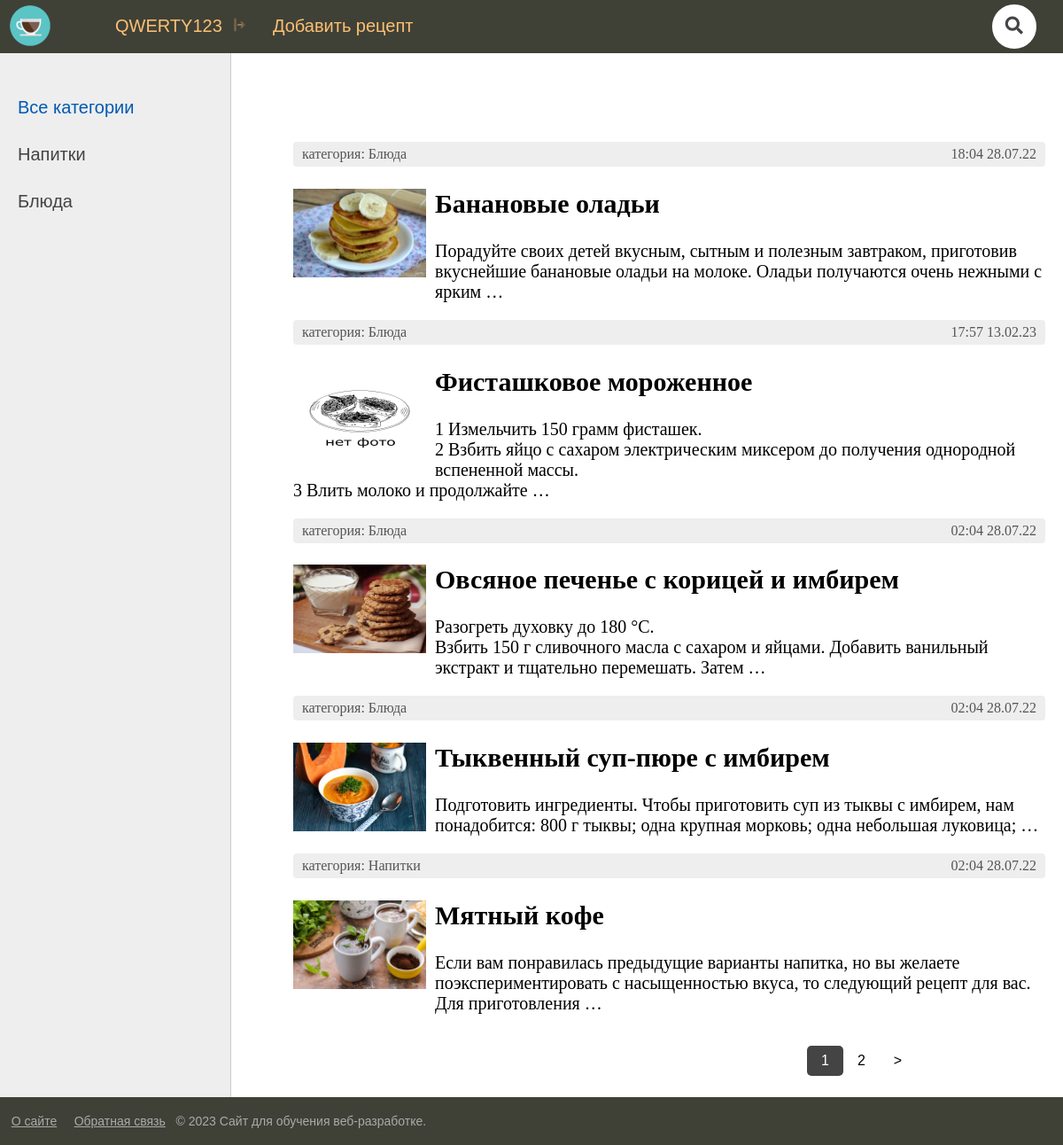
Screenshot of / (signed in) with the database file from the repository.
### blog/models.py (models this page shows, shortened)
class Category(models.Model):
    name = models.CharField(max_length=100, db_index=True, verbose_name="Категория")
    slug = AutoSlugField(populate_from="name", max_length=255, unique=True, db_index=True, verbose_name="URL")
    def __str__(self):
        return self.name
    def get_absolute_url(self):
        return reverse('category', kwargs={'cat_slug': self.slug})
    class Meta:
        verbose_name = 'Категория'
        verbose_name_plural = 'Категории'
        ordering = ['id']

class Blog(models.Model):
    title = models.CharField(max_length=255, verbose_name="Заголовок")
    slug = AutoSlugField(populate_from="title", max_length=255, unique=True, db_index=True, verbose_name="URL")
    content = models.TextField(blank=True, verbose_name="Содержание")
    photo = models.ImageField(upload_to="photos/%Y/%m/%d/", verbose_name="Фото", blank=True)
    time_create = models.DateTimeField(auto_now_add=True, verbose_name="Время создания")
    time_update = models.DateTimeField(auto_now=True, verbose_name="Время изменения")
    is_published = models.BooleanField(default=False, verbose_name="Опубликовано")
    cat = models.ForeignKey('Category', on_delete=models.PROTECT, verbose_name="Категории")
    author = models.ForeignKey(User, on_delete=models.PROTECT, verbose_name="Автор")
    votes = GenericRelation("LikeDislike", related_query_name='blog')
    def get_absolute_url(self):
        return reverse('post', kwargs={'slug': self.slug})
    class Meta:
        verbose_name = 'Блог'
        verbose_name_plural = 'Блоги'
        ordering = ['-time_create', 'title']

### blog/views.py (the view)
# urls.py: path('', BlogHome.as_view(), name='home'),
class BlogHome(DataMixin, ListView):
    model = Blog
    template_name = "blog/index.html"
    context_object_name = "posts"
    def get_queryset(self):
        return Blog.objects.filter(is_published=True).select_related('cat')
    def get_context_data(self, *, object_list=None, **kwargs):
        context = super().get_context_data(**kwargs)
        context["title"] = "Главная страница"
        c_def = self.get_user_data()
        context.update(c_def)
        return context

### blog/utils.py (called while the page is built)
    def get_user_data(self, **kwargs):
        context = kwargs
        cats = Category.objects.all()
        context["cats"] = cats
        context["header_menu"] = header_menu
        context["footer_menu"] = footer_menu
        if "cat_selected" not in context:
            context["cat_selected"] = 0
        return context

### blog/templates/blog/index.html (shortened to what this page needs)
{% extends 'blog/base.html' %}
{% load static %}
{% block content %}
<ul class="list-articles">
	{% for p in posts %}
			<li><div class="article-panel">
	<p class="first">категория: {{p.cat}}</p>
	<p class="last">{{p.time_update|date:"H:i d.m.y"}}</p>
</div>
<a class="post_link" href="{{ p.get_absolute_url }}">
{% if p.photo %}
	<p><img class="img-article-left thumb" src="{{p.photo.url}}"></p>
{% else %}
	<p><img class="img-article-left thumb" src="{% static 'blog/images/no_foto.jpg' %}"></p>
{% endif %}
				<h2>{{p.title}}</h2>
	{% autoescape on %}
	{{p.content|linebreaks|truncatewords:20}}
	{% endautoescape %}
</a>
			</li>
	{% endfor %}
</ul>
{% endblock %}

### blog/templates/blog/base.html (shortened to what this page needs)
{% load static %}
<!DOCTYPE html>
<html>
<head>
	<link type="text/css" href="{% static 'blog/css/styles.css' %}" rel="stylesheet" />
	<link rel="stylesheet" href="https://maxcdn.bootstrapcdn.com/font-awesome/4.5.0/css/font-awesome.min.css">
</head>
<body>
<table class="table-page" border=0 cellpadding="0" cellspacing="0">
<tr><td valign=top>
{% block mainmenu %}
		<div class="header">
			<ul id="mainmenu" class="mainmenu">
				<li class="logo"><a href="{% url 'home' %}"><div class="logo"></div></a></li>
				<li class="first">
				 {% if request.user.is_authenticated %}
					<li class="first"> {{user.username | upper }}&nbsp;&nbsp;<a href="{% url 'logout' %}"><img class="logout" src="{% static 'blog/images/logout1.svg' %}"</img></a></li>
				{% else %}
					<li class="first"><a href="{% url 'register' %}">Регистрация</a> | <a href="{% url 'login' %}">Войти</a></li>
				{% endif %}
				</li>
				{% for m in header_menu %}
					<li><a href="{% url m.url_name %}">{{m.title}}</a></li>
				{% endfor %}
				<li class="last">
					<li class="last">
						<link rel="stylesheet" href="https://use.fontawesome.com/releases/v5.3.1/css/all.css">
						<form class="search" action="{% url 'search' %}" method="get">
  							<i class="fa fa-search"></i>
						</form>
					</li>
				</li>
			</ul>
		</div>
{% endblock mainmenu %}
<table class="table-content" border=0 cellpadding="0" cellspacing="0">
<tr>
	<td valign="top" class="left-chapters">
	<ul id="leftchapters">
{% if cat_selected == 0 %}
		<li class="selected">Все категории</li>
{% else %}
		<li><a href="{% url 'home' %}">Все категории</a></li>
{% endif %}
{% for c in cats %}
		{% if cat_selected == c.pk %}
			<li class="selected">{{ c.name }}</li>
		{% else %}
			<li><a href="{{ c.get_absolute_url }}">{{ c.name }}</a></li>
		{% endif %}
{% endfor %}
	</ul>
</td>
<td valign="top" class="content">
	<div class="content-text">
{% block content %}
{% endblock %}
	</div>
{% if page_obj.has_other_pages %}
<nav class="list-pages">
    <ul>
		{% for p in paginator.page_range %}
				   {% if page_obj.number == p %}
		<li class="page-num page-num-selected">{{ p }}</li>
				   {% elif p >= page_obj.number|add:-2 and p <= page_obj.number|add:2 %}
		<li class="page-num">
			{% if request.GET.q %}
			<a href="?page={{ p }}&q={{ request.GET.q }}">{{ p }}</a>
			{% else %}
			<a href="../?page={{ p }}">{{ p }}</a>
			{% endif %}
		</li>
				   {% endif %}
		{% endfor %}
		{% if page_obj.has_next %}
			<li class="page-num">
				{% if request.GET.q %}
				<a href="?page={{ page_obj.next_page_number }}&q={{ request.GET.q }}">&gt;</a>
				{% else %}
				<a href="../?page={{ page_obj.next_page_number }}">&gt;</a>
				{% endif %}
			</li>
		{% endif %}
    </ul>
</nav>
{% endif %}
</td></tr></table>
</td></tr>
<tr><td valign=top>
	<div id="footer">
	<p>
		{% for m in footer_menu %}
			&nbsp; <a href="{% url m.url_name %}">{{m.title}}</a> &nbsp;
		{% endfor %}
		&copy; {% now "Y" %} Сайт для обучения веб-разработке.
	</p>
	</div>
</td></tr></table>
</body>
</html>

### blog/static/blog/css/styles.css (style rules this page uses)
html, body { font-family: 'Arial'; margin: 0; padding: 0; height: 100%; width: 100%; color: #444; }
a { color: black; text-decoration: none; }
form.search { position: relative; top: 50%; left: 50%; transform: translate(-50%,-50%); transition: all 1s; width: 50px; height: 50px; background: white; box-sizing: border-box; border-radius: 25px; border: 4px solid white; padding: 5px; margin: 12px 0px 0 0px; }
.fa { box-sizing: border-box; padding: 10px; width: 42.5px; height: 42.5px; position: absolute; top: 0; right: 0; border-radius: 50%; color: #444; text-align: center; font-size: 1.2em; transition: all 1s; }
img { max-width: 600px; height: auto; }
img.logout { opacity:0.5; filter:alpha(opacity=50); }
img.img-article-left { display: block; width: 300px; height: 300px; padding: 0 10px 10px 0; float: left; }
img.img-article-left.thumb { max-width: 150px; height: 100px; }
div.article-panel { background: #eee; padding: 5px 10px 5px 10px; box-sizing border-box; overflow: hidden; color: #555; border-radius: 4px; font-size: 16px; }
div.article-panel p.first { margin: 0; float: left; }
div.article-panel p.last { margin: 0; float: right; }
ul.list-articles { list-style: none; margin: 0; padding: 0; }
.table-page { width: 100%; height: 100%; vertical-align: top; }
.table-page tr { height: 100%; }
.header { background: #3F4137; height: 60px; z-index: 999999; }
.logo { background: url('../images/logo.png') no-repeat 10px 5px; width: 70px; height: 60px; }
ul.mainmenu { list-style: none; margin: 0; padding: 0; height: 60px; color: #fdc073; font-size: 20px; overflow: hidden; }
ul.mainmenu li { float: left; margin: 18px 0px 0 30px; }
ul.mainmenu li.logo { margin: 0; }
ul.mainmenu li.last { float: right; }
ul.mainmenu li a { color: #fdc073; text-decoration: none; }
.table-content { width: 100%; min-height: 100%; height: 100%; }
.left-chapters { margin: 0; background: #eee; border-right: 1px solid #ccc; min-height: 100%; }
.left-chapters ul { width: 230px; min-height: 100%; margin: 0; padding: 20px 10px 10px 20px; list-style: none; font-size: 20px; min-height: calc(100vh - 55px); }
.left-chapters ul li { margin: 30px 0 0 0; color: #999; }
.left-chapters ul li.selected { color: #0059b2; }
.left-chapters ul li a { color: #444; text-decoration: none; }
.content { padding: 40px 20px 20px 40px; width: 100%; box-sizing: border-box; }
.content-text { margin: 60px 0 0 30px; color: #000; font-size: 20px; font-family: Yandex Sans Display Light; }
#footer { box-sizing: border-box; background: #3F4137; padding: 5px; color: #aaa; font-size: 14px; font-family: Verdana, Geneva, Arial, Helvetica; text-align: left; overflow: hidden; }
#footer a { text-decoration: underline; color: #aaa; }
.list-pages { display: inline-block; padding: 0; margin-left: calc(100vh - 230px); }
.list-pages .page-num { display: inline; }
.list-pages .page-num { color: black; float: left; padding: 8px 16px; text-decoration: none; border-radius: 5px; }
.list-pages .page-num-selected { background-color: #444; color: white; float: left; border-radius: 5px; }

### rows the page displays
Category: name "Напитки"
Category: name "Блюда"
Blog: cat "Блюда", time_update "18:04 28.07.22", photo (picture), title "Банановые оладьи", content "Порадуйте своих детей вкусным, сытным и полезным завтраком, приготовив вкуснейшие банановые оладьи на молоке. Оладьи получаются очень нежными с ярким …"
Blog: cat "Блюда", time_update "17:57 13.02.23", title "Фисташковое мороженное", content "1 Измельчить 150 грамм фисташек. 2 Взбить яйцо с сахаром электрическим миксером до получения однородной вспененной массы. 3 Влить молоко и продолжайте …"
Blog: cat "Блюда", time_update "02:04 28.07.22", photo (picture), title "Овсяное печенье с корицей и имбирем", content "Разогреть духовку до 180 °С. Взбить 150 г сливочного масла с сахаром и яйцами. Добавить ванильный экстракт и тщательно перемешать. Затем …"
Blog: cat "Блюда", time_update "02:04 28.07.22", photo (picture), title "Тыквенный суп-пюре с имбирем", content "Подготовить ингредиенты. Чтобы приготовить суп из тыквы с имбирем, нам понадобится: 800 г тыквы; одна крупная морковь; одна небольшая луковица; …"
Blog: cat "Напитки", time_update "02:04 28.07.22", photo (picture), title "Мятный кофе", content "Если вам понравилась предыдущие варианты напитка, но вы желаете поэкспериментировать с насыщенностью вкуса, то следующий рецепт для вас. Для приготовления …"

### other values shown
{{ user.username | upper }} "QWERTY123"
{{ m.title }} "Добавить рецепт"
{{ p }} "1"
{{ p }} "2"
{{ m.title }} "О сайте" "Обратная связь"
